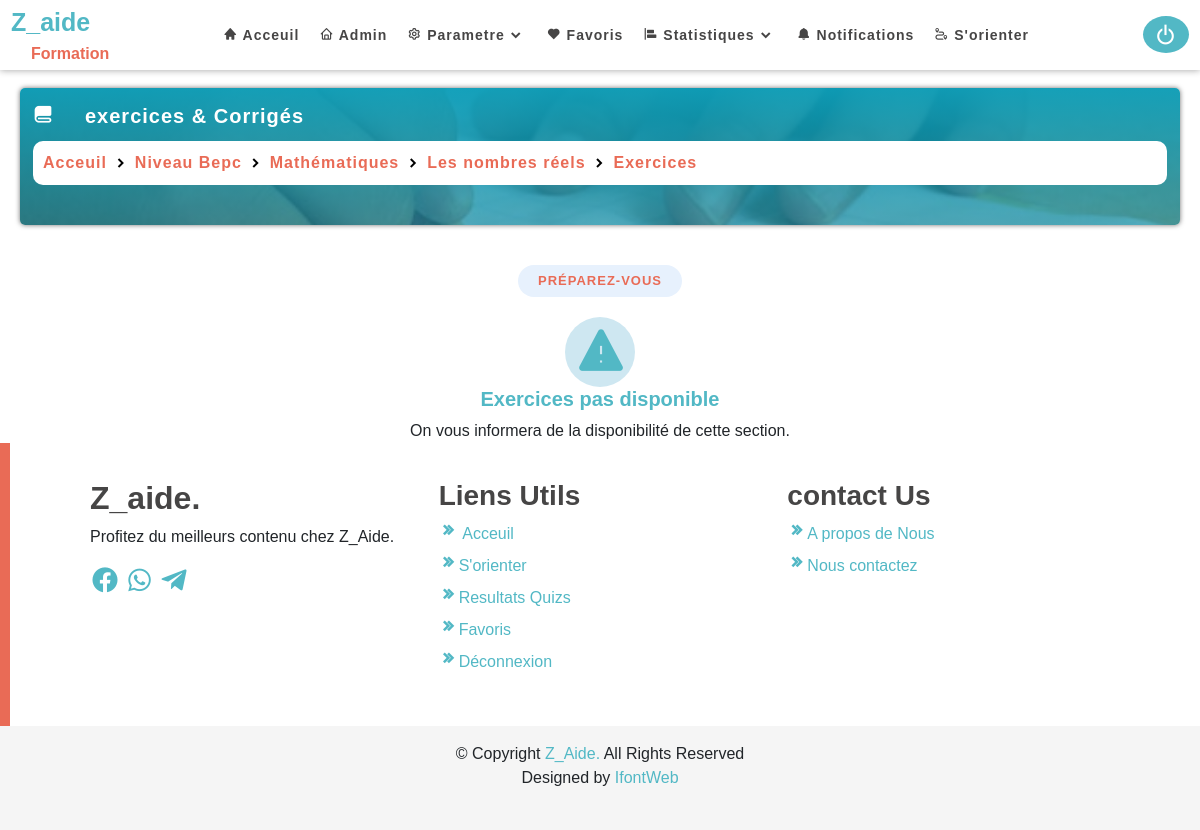
/start/73/execices (signed in), run on the app's committed database.
### programme/models.py (models this page shows, shortened)
class Lecons(models.Model):
    Nom_lecon=models.CharField(max_length=100,null=True,blank=True)
    lecon_pdf=models.FileField(upload_to="lecons_pdf",verbose_name="lecon_pdf",null=True,blank=True)
    lecon_niveau=models.ForeignKey(Niveau,on_delete=models.CASCADE,null=True,blank=True)
    lecon_matiere=models.ForeignKey(Matiere,on_delete=models.CASCADE,related_name="lecon",null=True,blank=True)
    numero_lecon=models.PositiveIntegerField(verbose_name='chapitre no',null=True,blank=True)
    slug=models.SlugField(null=True ,blank=True)
    Favoris=models.ManyToManyField(User,related_name='favoris',null=True,blank=True)
    class  Meta:
        ordering= ['numero_lecon']
    def __str__(self):
        return (self.Nom_lecon )

class Niveau(models.Model):
    Nom_niveau=models.CharField(max_length=200,null=True,blank=True)
    image_niveau=models.FileField(upload_to='classe',null=True,blank=True)
    slug=models.SlugField(null=True ,blank=True)
    def __str__(self):
        return self.Nom_niveau

class Matiere(models.Model):
    Nom_matiere=models.CharField(max_length=200,null=True,blank=True)
    image_matiere=models.FileField(upload_to='Matirer',null=True,blank=True)
    matiere_niveau=models.ForeignKey(Niveau,on_delete=models.CASCADE,related_name='matiere',)
    favoris=models.ManyToManyField(User,related_name='favori',null=True,blank=True)
    slug=models.SlugField(null=True ,blank=True)
    def __str__(self):
        return self.Nom_matiere

### programme/views.py (the view)
# urls.py: path('<int:int_lecon>/execices',views.exercices,name='exos'),
def exercices(request,int_lecon):
    lecon=Lecons.objects.get(pk=int_lecon)
    exercices=lecon.exercices.all()
    context={
        'exos':exercices,
        'lecon':lecon
    }
    return render(request,'exercices.html',context)

### connex/models.py (called while the page is built)
    def __str__(self):
        return self.email

### programme/templates/exercices.html (shortened to what this page needs)
{% extends 'base.html'  %}
{%  block content  %}
{% include 'nav.html' %}
<section class="First mt-5">
    <div class="second">
        <div class="present">
            <div class="icon">
                <i class="bx bxs-blanket"></i>
            </div>
            <p>exercices & Corrigés</p>
        </div>
        <p class="path">
            <a href="{% url 'connex:home' %}">Acceuil</a>
            <i class="bx bxs-chevron-right"></i>
            <a href="{% url 'programme:matiere' int_niveau=lecon.lecon_niveau.pk %}">{{lecon.lecon_niveau}}</a>
            <i class="bx bxs-chevron-right"></i>
            <a href="{% url 'programme:lecon' int_niveau=lecon.lecon_niveau.pk int_matiere=lecon.lecon_matiere.pk %}">{{lecon.lecon_matiere}}</a>
            <i class="bx bxs-chevron-right"></i>
            <a href="{% url 'programme:details' int_niveau=lecon.lecon_niveau.pk int_matiere=lecon.lecon_matiere.pk int_lecon=lecon.pk %}">{{lecon}}</a>
            <i class="bx bxs-chevron-right"></i>
            <a href="">Exercices</a>
        </p>
    </div>
</section>
<div class="section-header">
    <h2>Préparez-vous</h2>
</div>
{% if exos %}
<section class="Quiz-section">
    {% for exo in exos  %}
    <div class="Quiz">
        <div class="present">
            <span class="featured">Z_aide</span>
            <h4> {{exo.Nom_Exercices}}  </h4>
            <div class="link">
                <a href="{{ exo.exercices.url }}" download="{{ exo.exercices.url }}"><i class="bx bxs-cloud-download fw-bold" ></i> <span>Enoncé & Correction</span></a>
            </div>
        </div>
    </div>
    {%endfor%}
</section>
{%else%}
<div class="favcheck">
    <div class="fav">
      <div class="icon">
        <i class="bx bxs-error"  ></i>
      </div>
      <h5>Exercices pas disponible</h5>
      <p>On vous informera de la disponibilité de cette section.</p>
    </div>
</div>
{%endif%}
{% include 'footer.html' %}
{% endblock  %}

### data on the page
Lecons: lecon_niveau "Niveau Bepc", lecon_matiere "Mathématiques", Nom_lecon "Les nombres réels"
